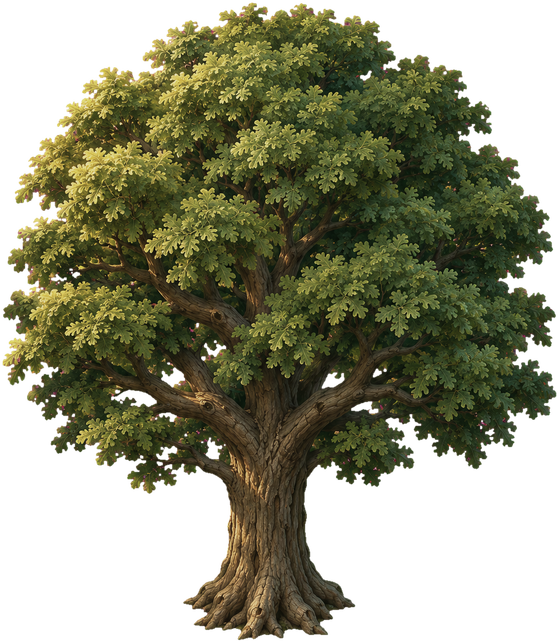
#> input picture assets/resources/ui/world/city4/city4_tree_oak.png, 559 x 641 px
$ python city_backdrop_install.py
#> lines starting #> are read from the running program, lines starting #| are printed output that depends on the picture
### tools/qa/woods_ground_install.py
# -*- coding: utf-8 -*-
"""村外林地 v4 多层地表(2026-11-08 用户「地面效果能做到流放之路2这种级别吗,更细腻的材质」,选 E 方案前几项):
- 三张无缝材质(Codex 订阅生图:林地腐殖层 / 草甸 / 土路)转 1024² JPG 入库 ui/world/woods4/(带 mipmap、运行时设平铺);
- 混合遮罩 ground_splat.jpg(每像素 24 世界单位,RGB 4:4:4 JPG —— 出包的 PNG 量化会毁数据,透明通道也会被量化,所以不用 PNG / alpha):
    R = 大尺度噪声(腐殖层 ↔ 苔草过渡 + 明暗起伏),G = 草甸权重(怪群空地 / 林间空地 + 噪声成片),B = 离路中线距离 / 512
  第二张 ground_splat2.jpg:R = 落叶层(秋树 / 阔叶树冠下),G = 裸土(怪群圈心)
  着色器 effects/world-ground 按遮罩混 4 层(第 4 层 = 原 ground_woods3 苔草底纹),土路边缘按距离 + 噪声抖动、草土交界压一道暗沟、中线两侧车辙。
- 原图(1254² PNG)备份到 素材原始备份/woods-ground-tex-20261108/。

用法:python tools/qa/woods_ground_install.py <Codex 材质目录(含 tex_forest_floor.png / tex_meadow.png / tex_dirt_path.png)>
     python tools/qa/woods_ground_install.py --mask-only     (只按当前布局重出遮罩;改了 woods_v4_gen.py 的路网 / 怪群后要重跑)
"""
import json
import os
import shutil
import sys
import uuid

import numpy as np
from PIL import Image

sys.path.insert(0, os.path.dirname(os.path.abspath(__file__)))
import woods_v4_gen as G  # noqa: E402

ROOT = G.ROOT
DST = os.path.join(ROOT, 'assets', 'resources', 'ui', 'world', 'woods4')
BACKUP = os.path.join(ROOT, '素材原始备份', 'woods-ground-tex-20261108')
TEXTURES = ['tex_forest_floor', 'tex_meadow', 'tex_dirt_path', 'tex_leaf_litter']
MASK_CELL = 24


def meta_for(name, ext, w, h, mip, compress):
    u = str(uuid.uuid4())
    sub_tex = '6c48a'
    sub_sf = 'f9941'
    return {
        'ver': '1.0.27', 'importer': 'image', 'imported': True, 'uuid': u, 'files': ['.json', ext],
        'subMetas': {
            sub_tex: {
                'importer': 'texture', 'uuid': f'{u}@{sub_tex}', 'displayName': name, 'id': sub_tex, 'name': 'texture',
                'userData': {'wrapModeS': 'repeat' if mip else 'clamp-to-edge', 'wrapModeT': 'repeat' if mip else 'clamp-to-edge',
                             'minfilter': 'linear', 'magfilter': 'linear', 'mipfilter': 'linear' if mip else 'none', 'anisotropy': 0,
                             'isUuid': True, 'imageUuidOrDatabaseUri': u, 'visible': False},
                'ver': '1.0.22', 'imported': True, 'files': ['.json'], 'subMetas': {}},
            sub_sf: {
                'importer': 'sprite-frame', 'uuid': f'{u}@{sub_sf}', 'displayName': name, 'id': sub_sf, 'name': 'spriteFrame',
                'userData': {'trimThreshold': 1, 'rotated': False, 'offsetX': 0, 'offsetY': 0, 'trimX': 0, 'trimY': 0,
                             'width': w, 'height': h, 'rawWidth': w, 'rawHeight': h, 'borderTop': 0, 'borderBottom': 0,
                             'borderLeft': 0, 'borderRight': 0, 'packable': False, 'pixelsToUnit': 100, 'pivotX': 0.5, 'pivotY': 0.5,
                             'meshType': 0, 'isUuid': True, 'imageUuidOrDatabaseUri': f'{u}@{sub_tex}', 'atlasUuid': '', 'trimType': 'none',
                             'vertices': {'rawPosition': [-w / 2, -h / 2, 0, w / 2, -h / 2, 0, -w / 2, h / 2, 0, w / 2, h / 2, 0],
                                          'indexes': [0, 1, 2, 2, 1, 3], 'uv': [0, h, w, h, 0, 0, w, 0],
                                          'nuv': [0, 0, 1, 0, 0, 1, 1, 1], 'minPos': [-w / 2, -h / 2, 0], 'maxPos': [w / 2, h / 2, 0]}},
                'ver': '1.0.12', 'imported': True, 'files': ['.json'], 'subMetas': {}},
        },
        'userData': {'type': 'sprite-frame', 'fixAlphaTransparencyArtifacts': False, 'hasAlpha': False, 'redirect': f'{u}@{sub_tex}',
                     # 遮罩是数据图:不走 ASTC 有损压缩
                     'compressSettings': {'useCompressTexture': compress, 'presetId': 'lc-android-astc4'}},
    }


def write_meta(path, meta):
    """已有 meta 保留原 uuid(重跑不换引用)。"""
    mp = path + '.meta'
    if os.path.exists(mp):
        old = json.load(open(mp, encoding='utf-8'))
        u = old['uuid']
        s = json.dumps(meta).replace(meta['uuid'], u)
        meta = json.loads(s)
    with open(mp, 'w', encoding='utf-8', newline='\n') as f:
        json.dump(meta, f, ensure_ascii=False, indent=2)


# [29 lines left out: functions ensure_dir, install_textures, value_noise, not called in this run]


def smoothstep(e0, e1, x):
    t = np.clip((x - e0) / (e1 - e0), 0, 1)
    return t * t * (3 - 2 * t)


# [57 lines left out: functions build_mask, save_mask, main, not called in this run]


# [4 lines that do not run on import are left out]

### tools/qa/woods_v4_gen.py
# -*- coding: utf-8 -*-
"""村外林地 v4 布局生成(2026-11-08 用户:「镜头拉远一些,地图更大一些,怪物更密集一些;人物在树后面看不到;
装饰物之间不要重叠,要合理摆放,什么区域该放什么」)。

在 v3 原型骨架(woods_def_gen.py:原型 woods_overview 1808×870 像素)上:
- 地图整体放大 MAP_SCALE(路网 / 空地 / 地标 / 怪群 / 宝箱 / 兴趣点按比例外推;溪流按原尺寸重新串段,不放大贴图);
- 分区摆放(ZONES):路面 / 路肩 / 林间空地 / 营地 / 水边 / 岩区 / 遗迹 / 深林,每区一张「放什么、多密、留白」的表;
- 防重叠:高物件(树 / 岩 / 遗迹)树干间距 + 贴图矩形重叠上限;树冠不许盖住它身后的路 / 空地 / 怪群 / 宝箱(人走在树后会被挡);
- 输出 JSON(给 apply / 预览用)+ 预览图(实景合成 + 分区着色)。

用法:
  python tools/qa/woods_v4_gen.py preview [--scale 0.1]   出预览图到 %TEMP%/lootchain-qa/woods_v4/
  python tools/qa/woods_v4_gen.py json                     只出 JSON
"""
import json
import math
import os
import random
import sys
import tempfile

import numpy as np
from PIL import Image, ImageDraw, ImageFont

sys.path.insert(0, os.path.dirname(os.path.abspath(__file__)))
import woods_def_gen as v3  # noqa: E402

ROOT = os.path.abspath(os.path.join(os.path.dirname(__file__), '..', '..'))
RES = os.path.join(ROOT, 'assets', 'resources')
OUT = os.path.join(tempfile.gettempdir(), 'lootchain-qa', 'woods_v4')

MAP_SCALE = 1.5
S = v3.S * MAP_SCALE  # 世界单位 / 原型像素
CX, CY = v3.CX, v3.CY
MAP_W = round(13560 * MAP_SCALE)
MAP_H = round(6525 * MAP_SCALE)
EDGE = 50  # walk 边界离地图边


def wx(px):
    return round((px - CX) * S)


def wy(py):
    return round((CY - py) * S)


# ── 骨架:沿用 v3 原型路网 / 空地,新增几条通往新怪群的岔路(原型像素) ──
ROADS = [list(line) for line in v3.ROADS] + [
    [(345, 615), (300, 520), (290, 395)],          # 营地外 → 西林
    [(1100, 665), (1150, 760), (1240, 820)],      # 遗迹 → 南林
    [(1380, 610), (1440, 520), (1500, 450)],      # 遗迹东 → 猎人营地南
    [(1020, 255), (1120, 150), (1260, 110)],      # 蛛巢 → 北林
]
# 通往新增怪群的小路(世界坐标)
EXTRA_ROADS_WORLD = [
    [(-6800, 950), (-6450, 1500), (-6200, 1850)],            # → 瀑布西鼠群
    [(-7350, -250), (-8100, -700), (-8650, -900)],           # → 西坡野犬
    [(-5450, -2700), (-5150, -3150)],                        # → 营地南鼠群
    [(7380, -2419), (8250, -2650), (9100, -2500)],           # → 东崖野犬
    [(6450, -2300), (7150, -3250), (7850, -3900)],           # → 东南蛛群
    [(7942, -956), (8650, -820)],                            # → 东南鼠群
]
AREAS = [tuple(a) for a in v3.AREAS] + [
    (300, 430, 70, 45),      # 西林空地
    (1240, 820, 85, 45),     # 南林空地
    (1260, 110, 80, 45),     # 北林空地
    (1480, 470, 70, 40),     # 猎人营地南
]

# 地标(原型像素);贴图尺寸按 LANDMARK_GROW 放大(大件跟着空地变大,但不按地图倍率放,免得贴图糊)
LANDMARK_GROW = 1.2


def load_rgba(asset):
    path = os.path.join(RES, asset + '.png')
    return Image.open(path).convert('RGBA')


_ASPECT = {}


# [6 lines left out: function aspect, not called in this run]


def W3(name):
    return f'ui/world/woods3/w3_{name}'


def V3(name):
    return f'ui/world/vil3/vil3_{name}'


def FLD(name):
    return f'ui/world/fld_{name}'


# ── 分区:每区放什么(素材, 权重, 宽度范围, 类型 tall/low)、密度(每百万平方单位个数)、留白 ──
# tall = 参与防重叠 + 树冠遮挡检查;low = 矮物件(只防互相压、不许被高物件盖住)
TREE_KINDS = {
    'pine': (W3('tree_pine'), (380, 500)),
    'oak': (W3('tree_oak'), (520, 660)),
    'autumn': (W3('tree_autumn'), (540, 640)),
}
LOW = {
    'fern': (W3('fern'), (170, 230)),
    'mushrooms': (W3('mushrooms'), (100, 140)),
    'bush': (V3('bush'), (150, 210)),
    'grass': (V3('grass_tuft'), (90, 130)),
    'dry_grass_l': (FLD('g_grass_l'), (150, 210)),
    'dry_grass_s': (FLD('g_grass_s'), (110, 150)),
    'shrub': (FLD('g_shrub'), (150, 200)),
    'stones': (FLD('g_stones'), (120, 170)),
    'gravel': (FLD('g_gravel'), (170, 240)),
    'rocks_s': (FLD('g_rocks_s'), (140, 190)),
    'log': (FLD('forest_stump'), (260, 340)),
    'stump': (W3('stump'), (220, 280)),
}
TALL_EXTRA = {
    'rock_small': (W3('rock_small'), (300, 380)),
    'boulders_m': (FLD('g_boulders_m'), (240, 320)),
    'boulders_l': (FLD('g_boulders_l'), (360, 460)),
    'dead_tree': (FLD('dead_tree'), (300, 380)),
    'rocks': (FLD('rocks'), (380, 480)),
}

ZONES = {
    # 名称: (说明, 高物件表, 矮物件表, 高物件密度, 矮物件密度) 密度 = 每 100 万平方世界单位
    'road': ('路面:只铺路,不放任何立物', [], [], 0, 0),
    'shoulder': ('路肩(离路 130~320):碎石 / 草丛 / 蕨;不放树', [],
                 [('gravel', 2), ('stones', 2), ('grass', 3), ('dry_grass_s', 2), ('fern', 2)], 0, 9.0),
    'edge': ('林缘(离路 320~800):灌木 / 蕨 / 蘑菇 / 树桩 + 少量小树(只在路后侧)', [('pine', 3), ('autumn', 2), ('oak', 1)],
             [('bush', 3), ('fern', 4), ('mushrooms', 1), ('stump', 1), ('dry_grass_l', 2), ('grass', 2)], 2.6, 7.0),
    'clearing': ('林间空地 / 怪群活动区:中间留空打怪,外圈 20% 放主题件', [], [('grass', 2), ('dry_grass_s', 2), ('stones', 1)], 0, 1.6),
    'water': ('水面:不放', [], [], 0, 0),
    'waterside': ('水边(离水 250 内):岩块 / 蕨 / 草,不放大树(挡水面)', [('rock_small', 2), ('boulders_m', 1)],
                  [('fern', 3), ('grass', 3), ('rocks_s', 2), ('stones', 1)], 0.8, 7.0),
    'rocky': ('岩区(崖边 / 熊穴 / 西南坡):岩堆 / 枯树 / 松树,地面碎石', [('pine', 2), ('boulders_l', 2), ('rocks', 1), ('dead_tree', 1), ('boulders_m', 2)],
              [('gravel', 2), ('rocks_s', 3), ('dry_grass_l', 2), ('shrub', 2)], 1.6, 5.0),
    'ruins': ('遗迹(古树周边):残墙 / 柱 / 晶柱成组摆在外圈,地面苔藓', [('pine', 1), ('oak', 1)], [('fern', 2), ('grass', 2), ('stones', 2), ('mushrooms', 1)], 0.5, 4.0),
    'forest': ('深林:成片树林(针叶 / 阔叶 / 秋树按区域配色),树间留缝露地面,林下蕨 / 倒木 / 蘑菇', [('pine', 5), ('oak', 4), ('autumn', 2)],
               [('fern', 5), ('log', 1), ('mushrooms', 1), ('bush', 2), ('stump', 1)], 3.2, 5.0),
}
ZONE_COLOR = {
    'road': (214, 186, 130), 'shoulder': (236, 214, 160), 'edge': (150, 196, 92), 'clearing': (250, 238, 120),
    'water': (70, 150, 230), 'waterside': (120, 210, 230), 'rocky': (160, 150, 150), 'ruins': (190, 140, 230), 'forest': (40, 110, 50),
}


# ── 骨架换算 ──

def scaled_point(px, py):
    return wx(px), wy(py)


def old_world(px, py):
    return v3.wx(px), v3.wy(py)


# [42 lines left out: functions anchor_of, build_skeleton, not called in this run]


# 怪群(世界坐标,v4 直接给定):v3 的 23 群按放大后的地形重新拉开(原来挤在一起、圈套圈)+ 新增 10 群填空白区。
# 普通群只数 8~12(加密);服务端每群仍只登记 6 只,整群奖励不变(客户端按只数折算)。
# (关卡码, 名字, 怪物, 只数, 等级, x, y, 精英)
V4_CAMPS = [
    # 西南:入口营地 → 幼鼠窝(Lv.2~3)
    ('FIELD_WOODS_4', '营地外鼠群', 'MINI_RAT', 10, 3, -6250, -1900, False),
    ('FIELD_WOODS_1', '幼鼠窝', 'MINI_RAT', 10, 2, -5000, -200, False),
    ('FIELD_WOODS_3', '林道鼠群', 'MINI_RAT', 8, 2, -3900, -1350, False),
    ('FIELD_WOODS_12', '西林鼠群', 'MINI_RAT', 8, 2, -6950, 500, False),
    ('FIELD_WOODS_21', '西崖鼠群', 'MINI_RAT', 8, 2, -8450, 1900, False),
    ('FIELD_WOODS_22', '瀑布西鼠群', 'MINI_RAT', 9, 3, -6200, 1950, False),
    ('FIELD_WOODS_23', '西坡野犬', 'MEDIUM_DOG', 8, 3, -8700, -900, False),
    ('FIELD_WOODS_24', '营地南鼠群', 'MINI_RAT', 9, 3, -5000, -3600, False),  # 11-08 实机:原 (-4300,-3700) 半圈压在溪里
    # 中部:木桥 / 溪流 / 瀑布(Lv.4~5)
    ('FIELD_WOODS_5', '桥头野犬', 'MEDIUM_DOG', 8, 4, -2550, -700, False),
    ('FIELD_WOODS_13', '溪畔蛛群', 'SMALL_SPIDER', 9, 4, 50, -950, False),
    ('FIELD_WOODS_6', '瀑布蛛群', 'SMALL_SPIDER', 8, 4, -1300, 2950, False),
    ('FIELD_WOODS_25', '溪南野犬', 'MEDIUM_DOG', 8, 4, -1700, -3950, False),
    ('FIELD_WOODS_19', '南岔鼠群', 'MINI_RAT', 9, 5, -150, -2900, False),  # 11-08 实机:原 (-650,-2500) 两成落在水边崖石上
    ('FIELD_WOODS_2', '林间蛛巢', 'SMALL_SPIDER', 12, 5, 1500, 2050, False),
    ('FIELD_WOODS_E2', '林间蛛后', 'SMALL_SPIDER', 1, 7, 800, 2480, True),
    # 中东:林道 / 猎人营地(Lv.6~7)
    ('FIELD_WOODS_7', '林道野犬', 'MEDIUM_DOG', 8, 6, 2000, 700, False),
    ('FIELD_WOODS_14', '中路野犬', 'MEDIUM_DOG', 9, 6, 3350, 1500, False),
    ('FIELD_WOODS_8', '猎人营地野犬', 'MEDIUM_DOG', 10, 6, 4700, 150, False),
    ('FIELD_WOODS_26', '北林蛛群', 'SMALL_SPIDER', 10, 6, 4100, 3650, False),
    ('FIELD_WOODS_27', '中林野犬', 'MEDIUM_DOG', 9, 7, 5600, -900, False),
    # 南:古树遗迹(Lv.7~8)
    ('FIELD_WOODS_15', '遗迹西蛛群', 'SMALL_SPIDER', 10, 7, 1150, -2050, False),
    ('FIELD_WOODS_9', '遗迹蛛群', 'SMALL_SPIDER', 10, 7, 2350, -3450, False),
    ('FIELD_WOODS_16', '古树野犬', 'MEDIUM_DOG', 9, 8, 4450, -1900, False),
    ('FIELD_WOODS_28', '南林鼠群', 'MINI_RAT', 10, 7, 3800, -4250, False),
    ('FIELD_WOODS_17', '遗迹东蛛群', 'SMALL_SPIDER', 10, 8, 5700, -3100, False),
    # 东:熊穴 / 东林(Lv.8~10)
    ('FIELD_WOODS_E', '棕鬃熊', 'MEDIUM_BEAR', 1, 8, 6000, 850, True),
    ('FIELD_WOODS_10', '熊穴前野犬', 'MEDIUM_DOG', 9, 8, 6700, 2250, False),
    ('FIELD_WOODS_B', '腐木巨熊', 'MEDIUM_BEAR', 1, 10, 7950, 2950, True),
    ('FIELD_WOODS_18', '东林野犬', 'MEDIUM_DOG', 9, 9, 7350, 700, False),
    ('FIELD_WOODS_11', '遗迹东鼠群', 'MINI_RAT', 10, 9, 7150, -1950, False),
    ('FIELD_WOODS_20', '东南鼠群', 'MINI_RAT', 10, 9, 8700, -800, False),
    ('FIELD_WOODS_29', '东崖野犬', 'MEDIUM_DOG', 10, 9, 9150, -2500, False),
    ('FIELD_WOODS_30', '东南蛛群', 'SMALL_SPIDER', 10, 10, 7900, -3950, False),
]


# [53 lines left out: functions build_camps, camp_radius, schematic, not called in this run]


# ── 兴趣点 / 宝箱 / 出口 / 传送阵(要留白的交互点)──

POI_FIX = {
    'W_STELE_1': (2568, -1426),
    'W_HERB_1': (5980, 49),  # 11-26 原 (5980, 273) 藏在营帐后面看不见,挪到营帐前(field_explore_occlusion_audit RELOCATE)
    'W_HERB_2': (-1285, -533),
    'W_ORE_1': (-696, -3798),
    'W_ORE_2': (4682, -3506),  # 11-26 原 (4682, -3450) 顶部被废墟石墙挡住
}


# [24 lines left out: function build_points, not called in this run]


# ── 分区栅格 ──
CELL = 40


class Grid:
    # [14 lines left out: functions __init__, idx, not called in this run]

    def at(self, x, y):
        return self.zone[self.idx(x, y)]

    def is_blocked(self, x, y):
        return bool(self.blocked[self.idx(x, y)])


# [47 lines left out: functions seg_dist, water_mask, dilate, not called in this run]


THEMES = {
    # 主题区(世界坐标椭圆):岩区(瀑布崖下 / 熊穴 / 东崖 / 西南坡 / 东南角)、遗迹(古树周边)
    'rocky': [(7950, 3300, 2100, 1300), (9300, 1500, 1100, 1300), (-4300, 3300, 2600, 1000), (-9300, -3900, 1600, 1100), (9200, -3900, 1200, 900)],
    'ruins': [(3300, -2350, 2500, 1350)],
}


# [47 lines left out: function build_grid, not called in this run]


# ── 撒点 ──
# 投点倍数:投得多、靠防重叠规则自然饱和(投不进的地方就是留白)
TALL_DARTS = 30.0
FOREST_OVERLAP = 0.25
LOW_DARTS = 2.6

class Placed:
    # [5 lines left out: function __init__, not called in this run]

    @staticmethod
    def key(x, y):
        return int(x // 800), int(y // 800)

    # [5 lines left out: function near, not called in this run]

    def add(self, item):
        self.buckets.setdefault(self.key(item['x'], item['y']), []).append(item)


# [12 lines left out: functions rect_of, overlap, not called in this run]


def area(r):
    return max(1.0, (r[2] - r[0]) * (r[3] - r[1]))


PROTECT = {'road', 'clearing', 'water'}
ROAD_COVER_MIN = 220  # 路中线 220 以内(路面 + 路肩内侧)不许被树冠盖住


# [173 lines left out: functions canopy_ok, core_hit, try_tall, try_low, stand_ok, settle and 3 more, not called in this run]


DECALS = {
    'forest': [(W3('decal_leaves'), 520), (W3('decal_roots'), 440), (W3('decal_moss'), 340)],
    'edge': [(W3('decal_leaves'), 480), (V3('decal_weeds'), 520), (W3('decal_moss'), 320)],
    'waterside': [(W3('decal_moss'), 380), (V3('decal_weeds'), 480)],
    'rocky': [(FLD('g_crack'), 300), (V3('decal_dirt'), 420), (W3('decal_moss'), 320)],
    'ruins': [(W3('decal_moss'), 380), (W3('decal_roots'), 420)],
    'clearing': [(V3('decal_weeds'), 520), (V3('decal_dirt'), 440), (W3('decal_leaves'), 460)],
    'shoulder': [(V3('decal_weeds'), 420)],
}


# [54 lines left out: functions scatter_decals, camp_props, dress_camp_rims, not called in this run]


# ── 矮物件成组摆放(11-08 用户「地面摆件、装饰物乱糟糟的没有规律」)──
# 原做法按分区密度均匀撒点 → 每隔 300 就一件、一处混五六种、和环境没关系。改成:
#   1. 树根组:树前脚下 1 中 + 1~2 小(蕨 / 蘑菇 / 草),跟着树种;
#   2. 岩脚组:石头 / 岩块前面碎石 + 枯草;
#   3. 路缘带:沿路两侧离中线 170~230 断续成串的小碎石 / 草叶(一段有一段没有,按沿路噪声);
#   4. 空地草簇:林间空地 / 怪群外圈 3~5 丛草成一簇,圈心留空;
#   5. 林下组:深林 / 林缘少量「灌木 + 两丛蕨 + 草」或「倒木 + 蕨 + 蘑菇」;
#   6. 水边组:蕨 + 小石 + 草。
# 组与组之间留空(地面露出来),一片区域只用两三种主角素材。
LOW_MODE = 'cluster'

# 红蘑菇太跳,只放在林下倒木组里点一下
ROOT_SETS = {
    'pine': [('fern', 3), ('grass', 2)],
    'oak': [('fern', 3), ('bush', 1), ('grass', 2)],
    'autumn': [('fern', 2), ('dry_grass_s', 2), ('grass', 1)],
}


# [163 lines left out: functions poisson, try_low_group, place_group, scatter_clusters, generate, not called in this run]


# ── 预览 ──

_IMG = {}


# [99 lines left out: functions img, render_preview, stats, not called in this run]


TS_OUT = os.path.join(ROOT, 'assets', 'scripts', 'scenes', 'lobby', 'LobbyWoodsLayout.ts')


# [110 lines left out: functions short, prop_block, export_ts, main, not called in this run]


# [4 lines that do not run on import are left out]

### tools/qa/city_backdrop_install.py
# -*- coding: utf-8 -*-
"""主城北缘远景 + 动态层素材入库(11-10 原型「照这个做」;配合 city_backdrop_gen.py):
  ui/world/city4/backdrop_0..2.jpg  远景横条(左 / 中 / 右三张生成图各取上 CROP,交界 FADE px 交叉淡化,统一压暖雾),
                                    整条再切三段(单张贴图宽度 ≤ 2048,手机 GPU 安全)
  ui/world/fx/fg_canopy.png         近景虚化树冠(city4_tree_oak 压暗 + 高斯模糊)
  ui/world/fx/mote.png              浮尘光点(白色柔边圆,运行时染暖色)
打印远景整条尺寸 → 填 LobbyWorldMaps CITY.backdrop。
用法:python tools/qa/city_backdrop_install.py
"""
import os
import sys

import numpy as np
from PIL import Image, ImageFilter

sys.path.insert(0, os.path.dirname(os.path.abspath(__file__)))
import woods_ground_install as WG  # noqa: E402
from city_backdrop_gen import OUT, ROOT  # noqa: E402

CITY4 = os.path.join(ROOT, 'assets', 'resources', 'ui', 'world', 'city4')
FX = os.path.join(ROOT, 'assets', 'resources', 'ui', 'world', 'fx')
CROP = 0.6      # 只取上 60%(王宫山丘 + 远山 + 天);下面的近处小屋比城里房子还大,比例不对
FADE = 300      # 拼接交叉淡化宽度(原图像素)
PIECES = 3
HAZE = np.array([238, 226, 204], np.float32)


def meta(name, ext, w, h, alpha):
    m = WG.meta_for(name, ext, w, h, False, True)
    m['userData']['hasAlpha'] = alpha
    if alpha:
        m['userData']['fixAlphaTransparencyArtifacts'] = True
    # 不裁透明边(运行时按整图尺寸摆放)
    for sm in m['subMetas'].values():
        if sm.get('importer') == 'sprite-frame':
            sm['userData']['trimType'] = 'none'
    return m


def panel(name, h_ref=None):
    im = Image.open(os.path.join(OUT, name + '.png')).convert('RGB')
    im = im.crop((0, 0, im.width, int(im.height * CROP)))
    if h_ref and im.height != h_ref:
        im = im.resize((round(im.width * h_ref / im.height), h_ref), Image.LANCZOS)
    return np.asarray(im, np.float32)


# [23 lines left out: functions stitch, grade, not called in this run]


def backdrop():
    c = panel('city_backdrop')
    parts = [panel('city_backdrop_l', c.shape[0]), c, panel('city_backdrop_r', c.shape[0])]
    a = grade(stitch(parts)).clip(0, 255).astype(np.uint8)
    h, w = a.shape[:2]
    step = int(np.ceil(w / PIECES))
    for i in range(PIECES):
        piece = Image.fromarray(a[:, i * step:min(w, (i + 1) * step)])
        dst = os.path.join(CITY4, f'backdrop_{i}.jpg')
        piece.save(dst, quality=88, optimize=True)
        WG.write_meta(dst, meta(f'backdrop_{i}', '.jpg', piece.width, piece.height, False))
        print('piece', i, piece.size)
    print(f'backdrop total {w}x{h}  piece_w {step}')


def fg_canopy():
    tree = Image.open(os.path.join(CITY4, 'city4_tree_oak.png')).convert('RGBA')
#> tree is the input picture: PIL image 559x641 RGBA; mean R, G, B, A 49.3, 49.8, 25.9, 153.4
    tree.thumbnail((440, 440), Image.LANCZOS)
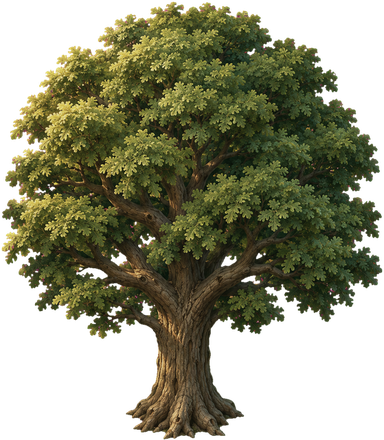
#> tree: PIL image 384x440 RGBA; mean R, G, B, A 49.3, 49.9, 25.6, 153.4; transparent parts drawn white
    pad = 36
    canvas = Image.new('RGBA', (tree.width + pad * 2, tree.height + pad * 2), (0, 0, 0, 0))
#> canvas: PIL image 456x512 RGBA; every value is 0
    canvas.alpha_composite(tree, (pad, pad))
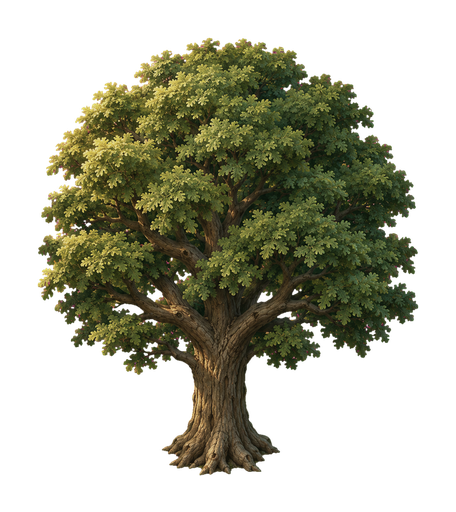
#> canvas: PIL image 456x512 RGBA; mean R, G, B, A 35.7, 36.1, 18.5, 111; transparent parts drawn white
    a = np.asarray(canvas, np.float32)
    a[..., :3] *= np.array([0.42, 0.44, 0.38])
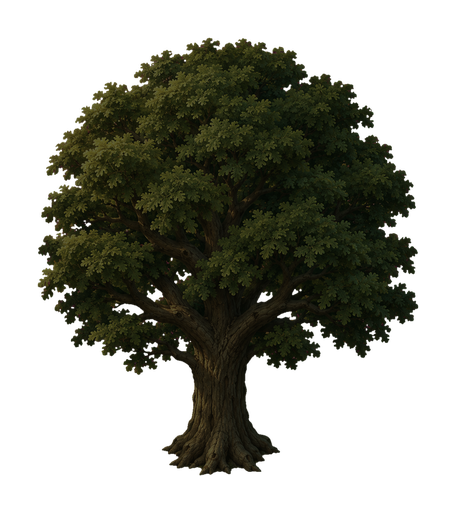
#> a: shape (512, 456, 4) float32; mean R, G, B, A 15, 15.9, 7, 111.1; transparent parts drawn white
    im = Image.fromarray(a.clip(0, 255).astype(np.uint8), 'RGBA').filter(ImageFilter.GaussianBlur(8))
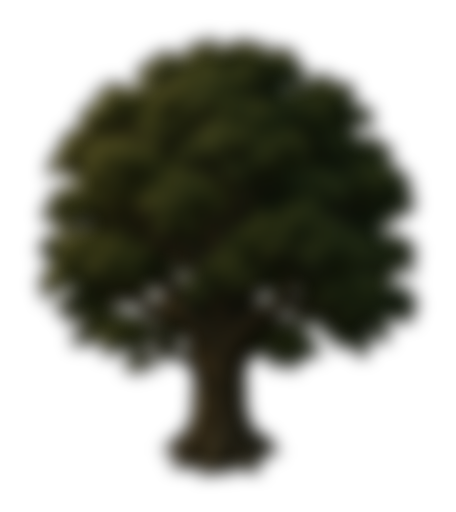
#> im: PIL image 456x512 RGBA; mean R, G, B, A 14.8, 15.7, 6.8, 111; transparent parts drawn white
    dst = os.path.join(FX, 'fg_canopy.png')
    im.save(dst, optimize=True)
    WG.write_meta(dst, meta('fg_canopy', '.png', im.width, im.height, True))
    print('fg_canopy', im.size)
#| fg_canopy (456, 512)


def mote():
    s = 64
    y, x = np.mgrid[0:s, 0:s]
    r = np.hypot(x - (s - 1) / 2, y - (s - 1) / 2) / (s / 2)
    alpha = np.clip(1 - r, 0, 1) ** 2.2
    core = np.exp(-(r / 0.22) ** 2)
    alpha = np.clip(alpha * 0.55 + core * 0.6, 0, 1)
    rgba = np.zeros((s, s, 4), np.uint8)
    rgba[..., :3] = 255
    rgba[..., 3] = (alpha * 255).round().astype(np.uint8)
    dst = os.path.join(FX, 'mote.png')
    Image.fromarray(rgba, 'RGBA').save(dst, optimize=True)
    WG.write_meta(dst, meta('mote', '.png', s, s, True))
    print('mote', s)


if __name__ == '__main__':
    if hasattr(sys.stdout, 'reconfigure'):
        sys.stdout.reconfigure(encoding='utf-8')
    fg_canopy()
    mote()
    backdrop()
#> (the run stopped early here; a loop or call above may not have finished)
